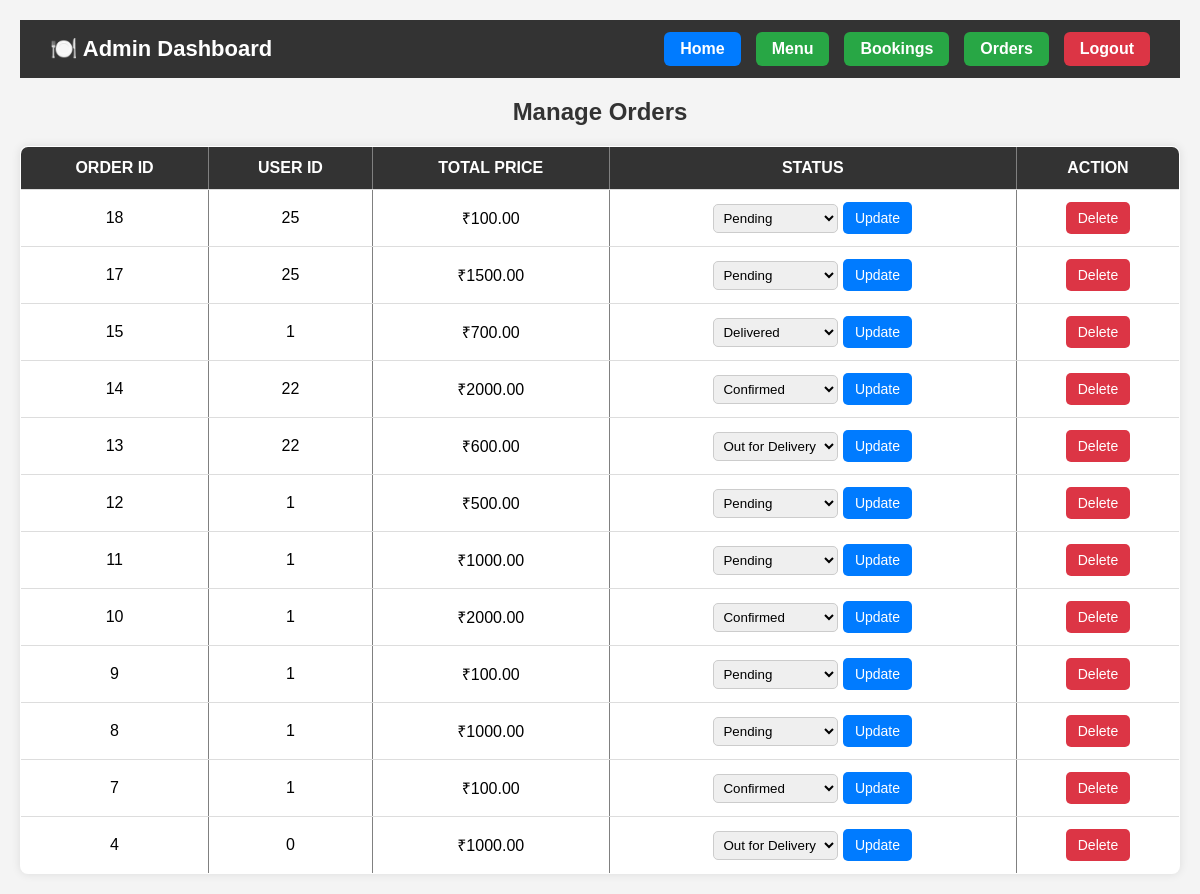
/admin_orders.php, run on an earlier commit of the app's database.
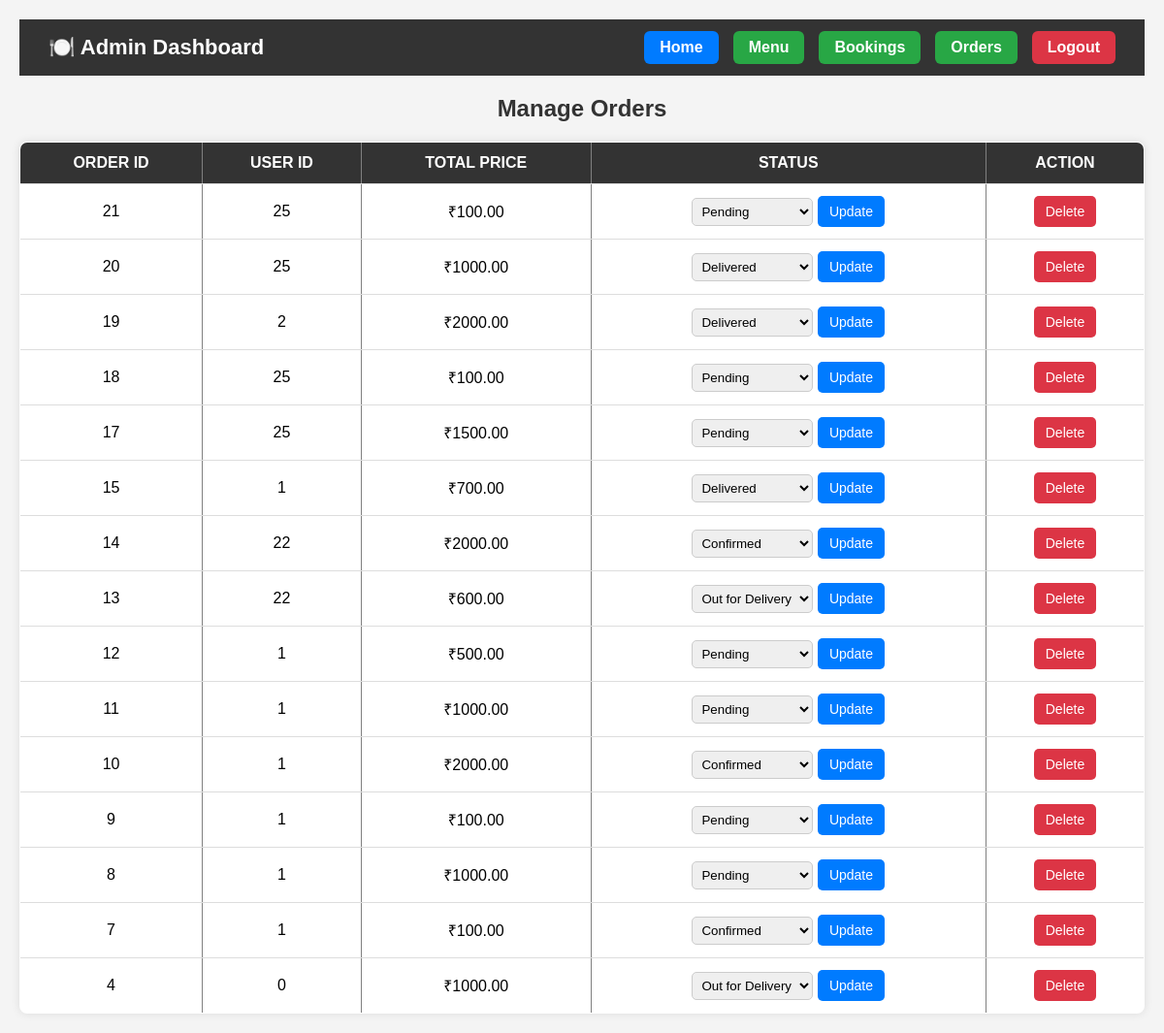
And on a later commit of the database.
### tables this page shows
CREATE TABLE `orders` (
  `id` int(11) NOT NULL,
  `user_id` int(11) NOT NULL,
  `user_name` varchar(100) DEFAULT NULL,
  `user_phone` varchar(20) DEFAULT NULL,
  `user_address` text DEFAULT NULL,
  `total_price` decimal(10,2) DEFAULT NULL,
  `status` varchar(20) DEFAULT 'Pending',
  `created_at` datetime DEFAULT current_timestamp()
);

### admin_orders.php (the view, shortened to what this page needs)
<?php
include 'config.php';
$stmt = $pdo->prepare("SELECT * FROM orders ORDER BY id DESC");
$stmt->execute();
$orders = $stmt->fetchAll(PDO::FETCH_ASSOC);
?>
<!DOCTYPE html>
<html lang="en">
<head>
</head>
<body>
<div class="navbar">
        <h1>🍽️ Admin Dashboard</h1>
        <div class="nav-buttons">
            <a href="admin_dashboard.php" class="home">Home</a>
            <a href="manage_menu.php">Menu</a>
            <a href="admin_bookings.php">Bookings</a>
            <a href="admin_orders.php">Orders</a>
            <a href="admin_logout.php" class="logout">Logout</a>
        </div>
    </div>
    <h2>Manage Orders</h2>
    <table border="1">
        <tr>
            <th>Order ID</th>
            <th>User ID</th>
            <th>Total Price</th>
            <th>Status</th>
            <th>Action</th>
        </tr>
        <?php foreach ($orders as $order): ?>
        <tr>
            <td><?= $order['id'] ?></td>
            <td><?= $order['user_id'] ?></td>
            <td>₹<?= $order['total_price'] ?></td>
            <td>
            <form method="post" action="update_order.php">
    <select name="status">
        <option value="Pending" <?= ($order['status'] == 'Pending') ? 'selected' : '' ?>>Pending</option>
        <option value="Confirmed" <?= ($order['status'] == 'Confirmed') ? 'selected' : '' ?>>Confirmed</option>
        <option value="Out for Delivery" <?= ($order['status'] == 'Out for Delivery') ? 'selected' : '' ?>>Out for Delivery</option>
        <option value="Delivered" <?= ($order['status'] == 'Delivered') ? 'selected' : '' ?>>Delivered</option>
    </select>
    <button type="submit" name="update_status">Update</button>
</form>
            </td>
            <td>
                <form method="post" action="delete_order.php">
                    <button type="submit" name="delete_order" onclick="return confirm('Are you sure?')">Delete</button>
                </form>
            </td>
        </tr>
        <?php endforeach; ?>
    </table>
</body>
</html>

What changed in the data, as far as the page shows it:
added orders: id "21", user "25", total_price "100.00", status "Pending"
added orders: id "20", user "25", total_price "1000.00", status "Delivered"
added orders: id "19", user "2", total_price "2000.00", status "Delivered"
